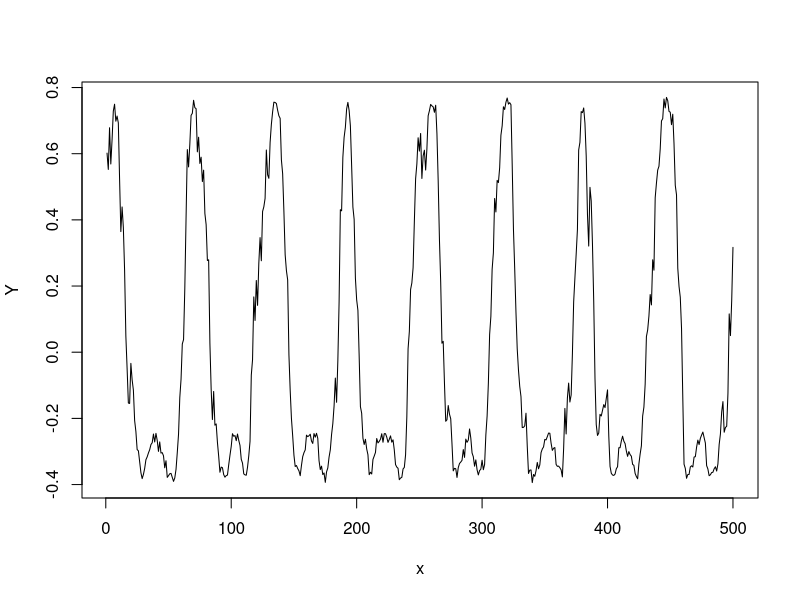

The R source for this figure:
## ---- chunk 1
knitr::opts_chunk$set(echo = TRUE)
## ---- chunk 2
# parameters
A = 1/2
B = -1/4
b = 1
a = 0.1
beta = 0.05
sigma = 0.1
omega = 0.01

# simulations
n = 500
x = 1:n
delta = 1
psi = exp(-delta*beta)
gamma = sigma/sqrt(2*beta)*sqrt(1-psi^2)
xi = rep(0,n)
for (i in 2:n){
  xi[i] = xi[i-1]*psi + rnorm(1,0, gamma)
}
gx = a*x+xi
fx = A*sin(gx+b) + B*sin(2*gx + 2*b + pi/2)
Y = fx + rnorm(n,0,omega)
plot(x,Y,type = "l")

